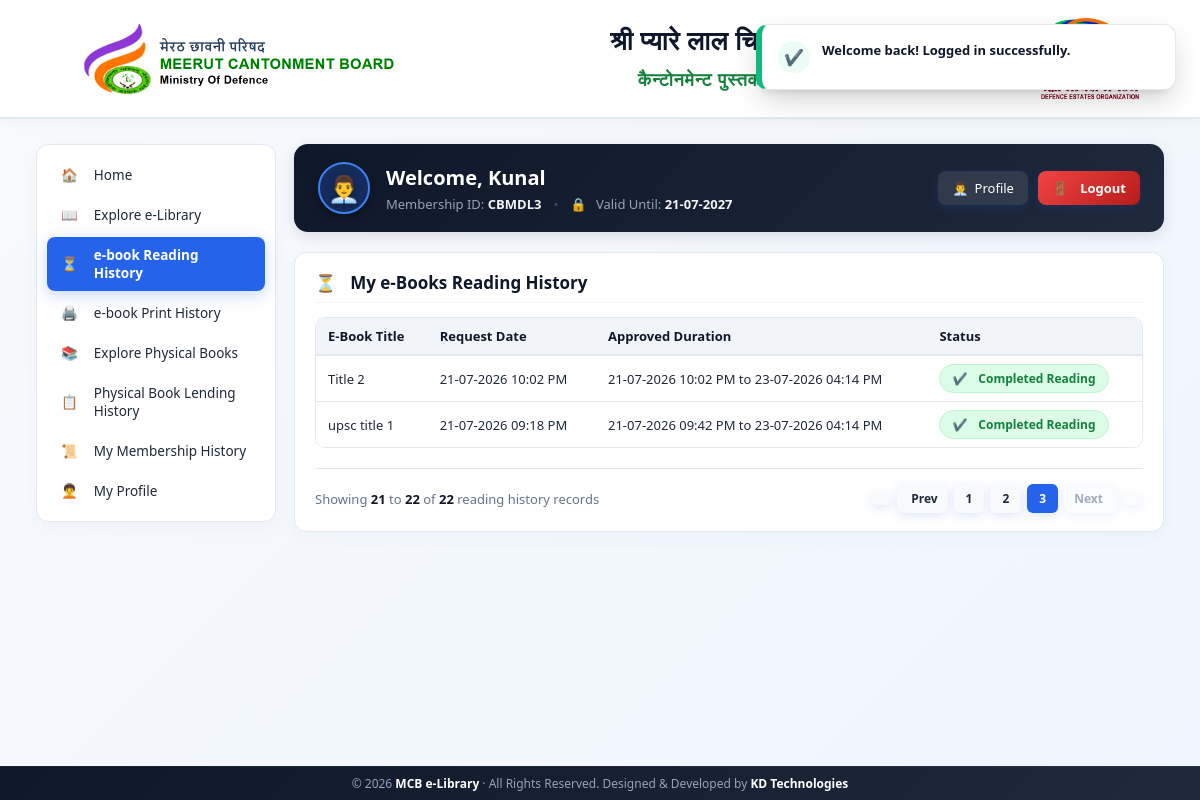
Page /?action=user&tab=reading_history&b_page=3 (signed in) on the committed database.
### tables this page shows
CREATE TABLE `members` (
  `id` int(11) NOT NULL,
  `membership_id` varchar(30) NOT NULL,
  `name` varchar(150) NOT NULL,
  `gender` enum('Male','Female','Other') DEFAULT 'Male',
  `guardian_name` varchar(150) NOT NULL,
  `mobile` varchar(20) NOT NULL,
  `password` varchar(255) NOT NULL,
  `email` varchar(150) DEFAULT NULL,
  `address` text NOT NULL,
  `aadhar_no` varchar(30) NOT NULL,
  `duration` enum('Yearly','Half Yearly','Quarterly','Monthly','Daily') NOT NULL,
  `shift` varchar(100) DEFAULT 'Full Day',
  `start_date` date NOT NULL,
  `end_date` date NOT NULL,
  `membership_fee` varchar(50) NOT NULL,
  `payment_id` varchar(150) NOT NULL,
  `created_at` timestamp NULL DEFAULT current_timestamp(),
  `is_active` tinyint(1) DEFAULT 1,
  `membership_plan_id` int(11) DEFAULT NULL,
  `approved` tinyint(1) DEFAULT 1
);

CREATE TABLE `reading_requests` (
  `id` int(11) NOT NULL,
  `member_id` int(11) NOT NULL,
  `ebook_id` int(11) NOT NULL,
  `status` enum('Pending','Approved','Rejected','Expired') DEFAULT 'Pending',
  `requested_at` datetime DEFAULT current_timestamp(),
  `approved_at` datetime DEFAULT NULL,
  `expires_at` datetime DEFAULT NULL,
  `duration_minutes` int(11) DEFAULT 15,
  `started_reading_at` datetime DEFAULT NULL
);

CREATE TABLE `ebooks` (
  `id` int(11) NOT NULL,
  `category_id` int(11) NOT NULL,
  `title` varchar(255) NOT NULL,
  `keywords` varchar(500) DEFAULT NULL,
  `pdf_file` varchar(255) NOT NULL,
  `created_at` timestamp NULL DEFAULT current_timestamp()
);

### config/helpers.php (called while the page is built, shortened)
<?php
function e($v) {
    return htmlspecialchars((string)$v, ENT_QUOTES, 'UTF-8');
}

### app/views/user/reading_history.php (the view, shortened to what this page needs)
<?php
$b_limit = 10;
$b_page = max(1, (int)($_GET['b_page'] ?? 1));
$total_res = $db->query("SELECT COUNT(*) c FROM reading_requests WHERE member_id = $mid");
$total_items = (int)($total_res ? $total_res->fetch_assoc()['c'] : 0);
$total_pages = ceil($total_items / $b_limit);
$b_offset = ($b_page - 1) * $b_limit;
$stmt = $db->prepare("SELECT r.*, e.title FROM reading_requests r JOIN ebooks e ON e.id = r.ebook_id WHERE r.member_id = ? ORDER BY r.requested_at DESC LIMIT ? OFFSET ?");
$stmt->bind_param("iii", $mid, $b_limit, $b_offset);
$stmt->execute();
$x = $stmt->get_result();
?>
<div class="card">
    <h3><i class="fa-solid fa-clock-rotate-left"></i> My e-Books Reading History</h3>
    <div class="table-responsive">
        <table>
            <thead>
                <tr>
                    <th>E-Book Title</th>
                    <th>Request Date</th>
                    <th>Approved Duration</th>
                    <th>Status</th>
                </tr>
            </thead>
            <tbody>
                <?php
                while($r = $x->fetch_assoc()) {
                    $isExp = ($r['status'] === 'Expired') || (!empty($r['expires_at']) && strtotime($r['expires_at']) <= time());
                    $hasStarted = !empty($r['started_reading_at']);
                    if ($r['status'] === 'Pending') {
                        $badgeHtml = '<span class="badge badge-orange"><i class="fa-solid fa-hourglass-half"></i> Pending</span>';
                    } elseif ($r['status'] === 'Approved' && !$isExp) {
                        $badgeHtml = '<span class="badge badge-green"><i class="fa-solid fa-book-open-reader"></i> Active Reading</span>';
                    } elseif ($r['status'] === 'Rejected') {
                        $badgeHtml = '<span class="badge badge-red"><i class="fa-solid fa-circle-xmark"></i> Permission Denied</span>';
                    } elseif ($isExp) {
                        if ($hasStarted) {
                            $badgeHtml = '<span class="badge" style="background:#dcfce7; color:#15803d; border:1px solid #bbf7d0; font-weight:700;"><i class="fa-solid fa-circle-check"></i> Completed Reading</span>';
                        } else {
                            $badgeHtml = '<span class="badge badge-red" style="background:#fef2f2; color:#b91c1c; border:1px solid #fecaca;"><i class="fa-solid fa-clock-rotate-left"></i> Session Expired</span>';
                        }
                    }
                    echo '
                    <tr>
                        <td>' . e($r['title']) . '</td>
                        <td>' . date('d-m-Y h:i A', strtotime($r['requested_at'])) . '</td>
                        <td>' . ($r['approved_at'] ? date('d-m-Y h:i A', strtotime($r['approved_at'])) . ($r['expires_at'] ? ' to ' . date('d-m-Y h:i A', strtotime($r['expires_at'])) : ' (' . (int)$r['duration_minutes'] . ' mins)') : '--') . '</td>
                        <td>' . $badgeHtml . '</td>
                    </tr>';
                }
                ?>
            </tbody>
        </table>
    </div>
    <?php if ($total_pages > 1): ?>
        <div class="pagination-container" style="display:flex; justify-content:space-between; align-items:center; margin-top:20px; flex-wrap:wrap; gap:15px; border-top:1px solid var(--border-color); padding-top:15px;">
            <div style="font-size:13px; color:var(--text-muted);">
                Showing <strong><?= $b_offset + 1 ?></strong> to <strong><?= min($b_offset + $b_limit, $total_items) ?></strong> of <strong><?= $total_items ?></strong> reading history records
            </div>
            <div class="pagination" style="display:flex; align-items:center; gap:6px;">
                <?php if ($b_page > 1): ?>
                    <a href="?action=user&tab=reading_history&b_page=1" class="btn" style="padding:6px 10px; background:var(--bg-slate); color:var(--text-color); font-size:12px; display:inline-flex; align-items:center;" title="First Page"><i class="fa-solid fa-angles-left"></i></a>
                    <a href="?action=user&tab=reading_history&b_page=<?= $b_page - 1 ?>" class="btn" style="padding:6px 10px; background:var(--bg-slate); color:var(--text-color); font-size:12px; display:inline-flex; align-items:center; gap:4px;" title="Previous Page"><i class="fa-solid fa-angle-left"></i> Prev</a>
                <?php endif; ?>
                <?php
                $start_p = max(1, $b_page - 2);
                $end_p = min($total_pages, $b_page + 2);
                for($i = $start_p; $i <= $end_p; $i++):
                ?>
                    <?php if ($i == $b_page): ?>
                        <span class="btn" style="padding:6px 12px; background:var(--primary); color:white; font-size:12px; font-weight:700; border-radius:6px;"><?= $i ?></span>
                    <?php else: ?>
                        <a href="?action=user&tab=reading_history&b_page=<?= $i ?>" class="btn" style="padding:6px 12px; background:var(--bg-slate); color:var(--text-color); font-size:12px; border-radius:6px;"><?= $i ?></a>
                    <?php endif; ?>
                <?php endfor; ?>
                <?php if ($b_page < $total_pages): ?>
                    <a href="?action=user&tab=reading_history&b_page=<?= $b_page + 1 ?>" class="btn" style="padding:6px 10px; background:var(--bg-slate); color:var(--text-color); font-size:12px; display:inline-flex; align-items:center; gap:4px;" title="Next Page">Next <i class="fa-solid fa-angle-right"></i></a>
                    <a href="?action=user&tab=reading_history&b_page=<?= $total_pages ?>" class="btn" style="padding:6px 10px; background:var(--bg-slate); color:var(--text-color); font-size:12px; display:inline-flex; align-items:center;" title="Last Page"><i class="fa-solid fa-angles-right"></i></a>
                <?php else: ?>
                    <span class="btn disabled" style="padding:6px 10px; background:var(--bg-slate); color:var(--text-muted); font-size:12px; display:inline-flex; align-items:center; gap:4px; cursor:not-allowed; opacity:0.6;">Next <i class="fa-solid fa-angle-right"></i></span>
                    <span class="btn disabled" style="padding:6px 10px; background:var(--bg-slate); color:var(--text-muted); font-size:12px; display:inline-flex; align-items:center; cursor:not-allowed; opacity:0.6;"><i class="fa-solid fa-angles-right"></i></span>
                <?php endif; ?>
            </div>
        </div>
    <?php endif; ?>
</div>

### app/views/user.php (shortened to what this page needs)
<?php
$mid = (int)$_SESSION['member'];
$stmt = $db->prepare("SELECT * FROM members WHERE id = ?");
$stmt->bind_param("i", $mid);
$stmt->execute();
$me = $stmt->get_result()->fetch_assoc();
$tab = $_GET['tab'] ?? 'dashboard';
?>
<div class="admin-wrapper">
    <div class="sidebar">
        <a href="?action=user&tab=dashboard" class="<?= $tab === 'dashboard' ? 'active' : '' ?>"><i class="fa-solid fa-house-chimney"></i> Home</a>
        <a href="?action=user&tab=books" class="<?= $tab === 'books' ? 'active' : '' ?>"><i class="fa-solid fa-book-open"></i> Explore e-Library</a>
        <a href="?action=user&tab=reading_history" class="<?= $tab === 'reading_history' ? 'active' : '' ?>"><i class="fa-solid fa-clock-rotate-left"></i> e-book Reading History</a>
        <a href="?action=user&tab=print_requests" class="<?= $tab === 'print_requests' ? 'active' : '' ?>"><i class="fa-solid fa-print"></i> e-book Print History</a>
        <a href="?action=user&tab=physical_books" class="<?= $tab === 'physical_books' ? 'active' : '' ?>"><i class="fa-solid fa-book"></i> Explore Physical Books</a>
        <a href="?action=user&tab=lending" class="<?= $tab === 'lending' ? 'active' : '' ?>"><i class="fa-solid fa-clipboard-list"></i> Physical Book Lending History</a>
        <a href="?action=user&tab=membership_history" class="<?= $tab === 'membership_history' ? 'active' : '' ?>"><i class="fa-solid fa-id-card-clip"></i> My Membership History</a>
        <a href="?action=user&tab=profile" class="<?= $tab === 'profile' ? 'active' : '' ?>"><i class="fa-solid fa-user-gear"></i> My Profile</a>
    </div>
    <div class="admin-content">
        <?php
        $genderVal = strtolower(trim($me['gender'] ?? 'male'));
        if ($genderVal === 'female') {
            $userEmoji = '👩‍💼';
            $avatarBg = 'rgba(236, 72, 153, 0.2)';
            $avatarBorder = '#ec4899';
            $genderLabel = 'Female Member';
        } elseif ($genderVal === 'other') {
            $userEmoji = '🧑‍💼';
            $avatarBg = 'rgba(139, 92, 246, 0.2)';
            $avatarBorder = '#8b5cf6';
            $genderLabel = 'Member';
        } else {
            $userEmoji = '👨‍💼';
            $avatarBg = 'rgba(37, 99, 235, 0.25)';
            $avatarBorder = '#3b82f6';
            $genderLabel = 'Male Member';
        }
        ?>
        <div class="user-greeting-banner" style="background: linear-gradient(135deg, var(--navy-dark), var(--navy-light)); color: white; padding: 18px 24px; border-radius: 14px; margin-bottom: 20px; display: flex; justify-content: space-between; align-items: center; box-shadow: 0 4px 15px rgba(15, 23, 42, 0.12); flex-wrap: wrap; gap: 15px;">
            <div style="display: flex; align-items: center; gap: 16px;">
                <div style="width: 52px; height: 52px; background: <?= $avatarBg ?>; border: 2px solid <?= $avatarBorder ?>; border-radius: 50%; display: flex; align-items: center; justify-content: center; font-size: 26px; flex-shrink: 0; box-shadow: 0 4px 12px rgba(0, 0, 0, 0.3);" title="Gender: <?= $genderLabel ?>">
                    <span style="line-height: 1; filter: drop-shadow(0 2px 4px rgba(0,0,0,0.3)); cursor: default; user-select: none;"><?= $userEmoji ?></span>
                </div>
                <div>
                    <h2 style="margin: 0; font-size: 20px; font-weight: 700; color: #ffffff; display: flex; align-items: center; gap: 10px; flex-wrap: wrap;">
                        Welcome, <?= e($me['name']) ?>
                    </h2>
                    <p style="margin: 4px 0 0 0; font-size: 13px; color: #94a3b8; display: flex; align-items: center; gap: 12px; flex-wrap: wrap;">
                        <span><i class="fa-solid fa-id-card" style="color: var(--primary);"></i> Membership ID: <strong style="color: #f1f5f9; font-weight: 600;"><?= e($me['membership_id']) ?></strong></span>
                        <span style="color: rgba(255,255,255,0.2);">•</span>
                        <span><i class="fa-solid fa-calendar-check" style="color: #34d399;"></i> Valid Until: <strong style="color: #f1f5f9; font-weight: 600;"><?= date('d-m-Y', strtotime($me['end_date'])) ?></strong></span>
                    </p>
                </div>
            </div>
            <div style="display: flex; align-items: center; gap: 10px;">
                <a href="?action=user&tab=profile" class="btn" style="background: rgba(255, 255, 255, 0.1); color: #ffffff; padding: 8px 14px; font-size: 13px; border-radius: 8px; text-decoration: none; display: inline-flex; align-items: center; gap: 6px; font-weight: 500;">
                    <span><?= $userEmoji ?></span> Profile
                </a>
                <a href="?action=logout" class="btn" style="background: linear-gradient(135deg, #ef4444, #b91c1c); color: #ffffff; padding: 8px 14px; font-size: 13px; border-radius: 8px; text-decoration: none; display: inline-flex; align-items: center; gap: 6px; font-weight: 600;">
                    <i class="fa-solid fa-right-from-bracket"></i> Logout
                </a>
            </div>
        </div>
        <?php
        $allowed_tabs = ['dashboard', 'books', 'physical_books', 'lending', 'reading_history', 'print_requests', 'membership_history', 'profile'];
        if (in_array($tab, $allowed_tabs)) {
            require __DIR__ . "/user/{$tab}.php";
        } else {
            require __DIR__ . "/user/dashboard.php";
        }
        ?>
    </div>
</div>

### app/views/layout/header.php (style rules this page uses)
:root { --primary: #2563eb; --primary-hover: #1d4ed8; --bg-slate: #f8fafc; --bg-card: #ffffff; --navy-dark: #0f172a; --navy-light: #1e293b; --text-dark: #1e293b; --text-muted: #64748b; --border-color: #e2e8f0; --accent-green: #10b981; --accent-red: #ef4444; --accent-orange: #f59e0b; }
* { box-sizing: border-box; transition: all 0.2s ease-in-out; }
body { margin: 0; font-family: system-ui, -apple-system, "Segoe UI", Roboto, Helvetica, Arial, sans-serif; background: linear-gradient(135deg, #f8fafc, #eff6ff); color: var(--text-dark); min-height: 100vh; display: flex; flex-direction: column; }
h1, h2, h3, h4, strong { font-family: system-ui, -apple-system, "Segoe UI", Roboto, Helvetica, Arial, sans-serif; color: var(--navy-dark); }
.admin-wrapper { display: grid; grid-template-columns: 240px 1fr; gap: 18px; margin-top: 10px; }
.sidebar { background: white; border-radius: 12px; border: 1px solid var(--border-color); padding: 12px 10px; height: fit-content; box-shadow: 0 6px 20px rgba(0,0,0,0.03); display: flex; flex-direction: column; gap: 4px; }
.sidebar a { display: flex; align-items: center; gap: 10px; padding: 9px 14px; text-decoration: none; color: var(--text-dark); font-weight: 500; border-radius: 8px; font-size: 13.5px; }
.sidebar a.active { background: var(--primary); color: white; font-weight: 600; box-shadow: 0 4px 15px rgba(37, 99, 235, 0.25); }
.card { background: var(--bg-card); padding: 18px 20px; border-radius: 12px; border: 1px solid var(--border-color); box-shadow: 0 6px 20px rgba(22, 52, 91, 0.03); margin-bottom: 16px; position: relative; overflow: hidden; }
.card::before { content: ''; position: absolute; top: 0; left: 0; width: 100%; height: 4px; background: linear-gradient(90deg, var(--primary), #60a5fa); opacity: 0; }
.card h3 { margin-top: 0; font-size: 17px; font-weight: 600; border-bottom: 1px solid #f1f5f9; padding-bottom: 8px; margin-bottom: 14px; display: flex; align-items: center; gap: 8px; }
button, .btn { background: linear-gradient(135deg, var(--primary), var(--primary-hover)); color: white; border: 0; padding: 8px 18px; border-radius: 8px; font-weight: 600; cursor: pointer; text-decoration: none; display: inline-flex; align-items: center; justify-content: center; gap: 6px; font-size: 13px; box-shadow: 0 3px 10px rgba(37, 99, 235, 0.15); }
.table-responsive { overflow-x: auto; border-radius: 10px; border: 1px solid var(--border-color); margin-top: 10px; }
table { width: 100%; border-collapse: collapse; font-size: 13px; background: #ffffff; }
th { background: #f1f5f9; color: var(--navy-dark); font-weight: 600; padding: 9px 12px; text-align: left; border-bottom: 2px solid var(--border-color); }
td { padding: 8px 12px; border-bottom: 1px solid var(--border-color); color: var(--text-dark); }
tr:last-child td { border-bottom: none; }
.badge { display: inline-flex; align-items: center; padding: 5px 12px; border-radius: 30px; font-size: 12px; font-weight: 600; gap: 5px; }

### rows in the picture
members: gender "👨‍💼", name "Kunal", membership "CBMDL3", end_date "21-07-2027"
reading_requests: ebook.title "Title 2", requested_at "21-07-2026 10:02 PM", approved_at "21-07-2026 10:02 PM", expires_at "23-07-2026 04:14 PM", shows "Completed Reading"
reading_requests: ebook.title "upsc title 1", requested_at "21-07-2026 09:18 PM", approved_at "21-07-2026 09:42 PM", expires_at "23-07-2026 04:14 PM", shows "Completed Reading"

### other values in the picture
$b_offset + 1 "21"
min($b_offset + $b_limit, $total_items) "22"
$total_items "22"
